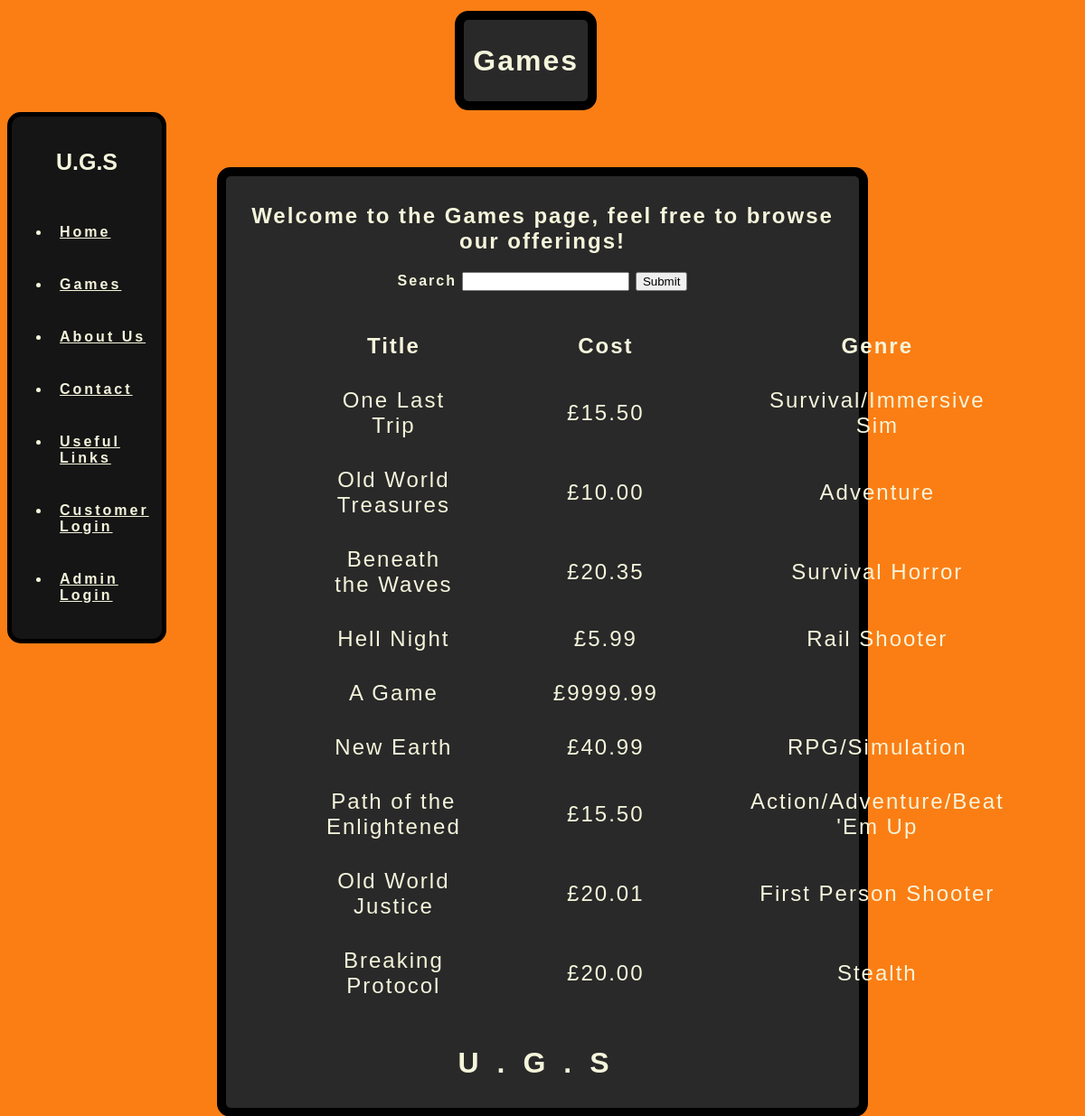
Screenshot of /Pages/products.php with the database file from the repository.
### tables this page shows
CREATE TABLE game 
(
	game_id INT AUTO_INCREMENT PRIMARY KEY,
    title VARCHAR(200) NOT NULL,
	cost DOUBLE (6, 2) NOT NULL,
    genre VARCHAR(100),
    release_date DATE,
    developer VARCHAR(200),
    publisher VARCHAR(200),
	description VARCHAR(1000) NOT NULL
);

### Pages/products.php (the view, shortened to what this page needs)
<?php
	include_once 'connection.php';
?>
<HTML>
	<HEAD>
		<LINK href="products.css" rel="stylesheet" type="text/css">
	</HEAD>
	<BODY>
		<div id="game_headbar">
			<h1>Games</h1>
		</div>
		<div id="game_body">
			<h2>Welcome to the Games page, feel free to browse our offerings!</h2>
			<form id="searchbar" method="post">
				<label>Search</label>
				<input type="text" name="search" id="searchbar"/>
				<input type="submit" name="submit" id="submit" action="product.php?SKU=($sku)"/>
			</form>
			<table class="gametab">
			<th>Title</th>
			<th>Cost</th>
			<th>Genre</th>
			<?php
				$sql = "SELECT * FROM game;";
				$result = mysqli_query($conn, $sql);
				$resultCheck = mysqli_num_rows($result);
				if ($resultCheck > 0) {
					while ($row = mysqli_fetch_assoc($result)) {
						$sku = $row['game_id'];
						echo "<tr><td>". $row['title'] . "</td><td>"."£".$row['cost'] ."</td><td>".$row['genre']."</td><td>"."<a href='http://localhost:8080/bh16gl_assignment_2/view/product.php?SKU=($sku)' method='get' class='numlink'>".$sku."</a>"."</td></tr>";
					}
				}
			?>
			</table>
			<div id="game_footbar">
				<h1 id="foot">U.G.S</h1>
			</div>
		</div>
		<nav>
			<div class="logo">
				<h4>U.G.S<h4>
			</div>
			<ul>
				<li class="nav_li">
					<a href="http://localhost:8080/bh16gl_assignment_2/view/home.php" class="navpoint">Home</a>
				</li>
				<li class="nav_li">
					<a href="http://localhost:8080/bh16gl_assignment_2/view/products.php" class="navpoint">Games</a>
				</li>
				<li class="nav_li">
					<a href="http://localhost:8080/bh16gl_assignment_2/view/about.php" class="navpoint">About Us</a>
				</li>
				<li class="nav_li">
					<a href="http://localhost:8080/bh16gl_assignment_2/view/contact.php" class="navpoint">Contact</a>
				</li>
				<li class="nav_li">
					<a href="http://localhost:8080/bh16gl_assignment_2/view/links.php" class="navpoint">Useful Links</a>
				</li>
				<li class="nav_li">
					<a href="http://localhost:8080/bh16gl_assignment_2/view/cust_log_in.php" class="navpoint">Customer Login</a>
				</li>
				<li class="nav_li">
					<a href="http://localhost:8080/bh16gl_assignment_2/view/staff_log_in.php" class="navpoint">Admin Login</a>
				</li>
			</ul>
		</nav>
	</BODY>
</HTML>

### Pages/products.css (style rules this page uses)
body { background: #fb7e14; }
#game_headbar { background: #292929; color: beige; font-family: "arial"; text-align: center; font-weight: bold; position: absolute; border: solid 10px; border-color: black; top: 1%; right: 45%; padding: 5px 10px; letter-spacing: 2px; border-radius: 15px; }
#game_body { display: block; background: #292929; color: beige; font-family: "arial"; text-align: center; font-weight: bold; position: absolute; border: solid 10px; border-color: black; top: 15%; left: 20%; right: 20%; padding: 10px 10px; letter-spacing: 2px; border-radius: 15px; }
.gametab { position: relative; left: 0%; display: block; color: beige; border-collapse: separate; border-spacing: 100px 30px; font-size: 24px; text-align: center; letter-spacing: 2px; }
#game_footbar { position: relative; bottom: -5%; letter-spacing: 20px; font-weight: bold; }
nav { position: fixed; top: 10%; font-family: "arial"; justify-content: left; align-items: center; min-height: 8vh; max-width: 20vh; background-color: #151515; color: beige; border: solid 5px black; padding: 3px 3px; border-radius: 15px; }
.nav_li { padding: 20px 10px; transition-duration: 500ms; }
.logo { font-size: 25px; text-align: center; font-weight: bolder; }
.navpoint { color: beige; font-weight: bold; letter-spacing: 3px; transition-duration: 500ms; }

### rows the page displays
game: title "One Last Trip", cost "15.50", genre "Survival/Immersive Sim"
game: title "Old World Treasures", cost "10.00", genre "Adventure"
game: title "Beneath the Waves", cost "20.35", genre "Survival Horror"
game: title "Hell Night", cost "5.99", genre "Rail Shooter"
game: title "A Game", cost "9999.99"
game: title "New Earth", cost "40.99", genre "RPG/Simulation"
game: title "Path of the Enlightened", cost "15.50", genre "Action/Adventure/Beat 'Em Up"
game: title "Old World Justice", cost "20.01", genre "First Person Shooter"
game: title "Breaking Protocol", cost "20.00", genre "Stealth"
